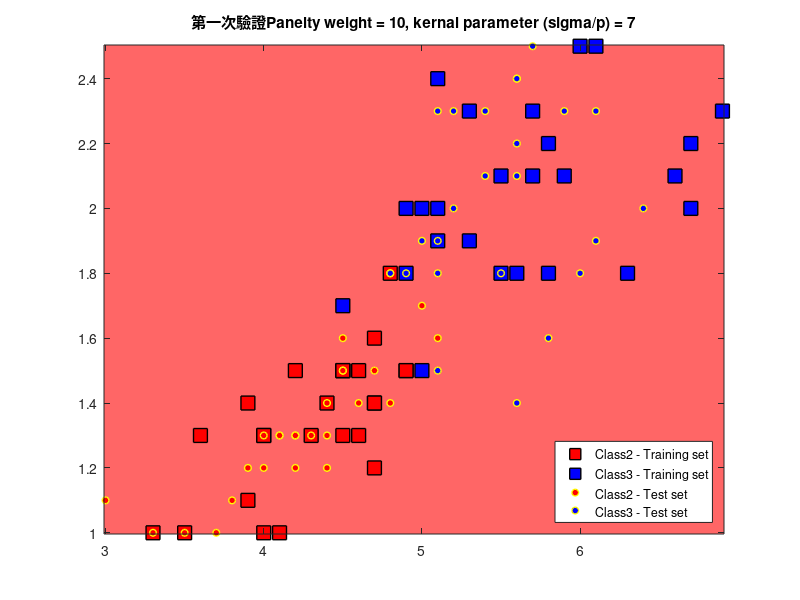
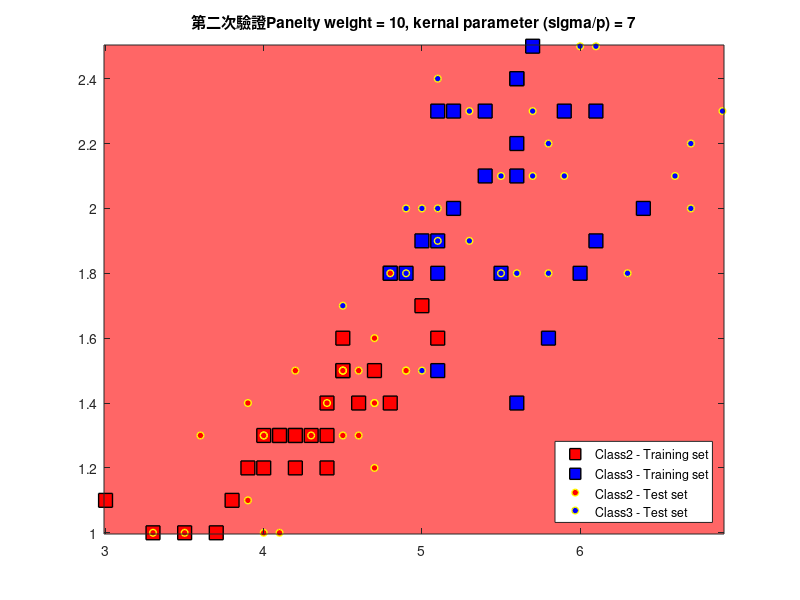

Write the MATLAB code that produced these figures, in order.
clear
clc
%% 資料整理
load('iris.txt')
featureSel = [3 4];
cP = iris(iris(:,5)==2,[3,4]);
cN = iris(iris(:,5)==3,[3,4]);
trnP = cP( 1:25,:);
trnN = cN( 1:25,:);
tstP = cP(26:50,:);
tstN = cN(26:50,:);
trnSet = [trnP;trnN];
tstSet = [tstP;tstN];
trnY   = [ones(1,25),ones(1,25)*-1]';
tstY   = trnY;
%% 參數設定
ker = 'Liner RBF Polynomial';
C = 10;%調整C = 10, 100
S = 5;%調整S = 5, 1, 0.5, 0.1, 0.05
p = 7;%調整P = 2, 4, 6 
%% Quadratic Programming
L = length(trnY);
for a = 1:L
    u = trnSet(a,:);
    for b = 1:a
        v = trnSet(b,:);
        kerVal = (1+u*v')^p;%  [liear = u*v']   [RBF = exp(-(u-v)*(u-v)'/(2*S^2))]   [Polynomial = (1+u*v')^p
        H(a,b) = trnY(a)*trnY(b)*kerVal;
        H(b,a) = H(a,b);
    end
end
f   =  -ones(L,1) ;
Aeq =    trnY'    ;
beq =      0      ;
lb  =  zeros(L,1) ;
ub  = C*ones(L,1) ;
alpha1 = quadprog(H,f,[],[],Aeq,beq,lb,ub);
alpha1(alpha1<   sqrt(eps) ) = 0;
alpha1(alpha1>(C-sqrt(eps))) = C;
%% Support Vector Machine
%=========================================================================%
%   接續二次規劃所求得之alpha計算bias，即可得到SVM之模型
%=========================================================================%
SV1 = find((alpha1 > 0) & (alpha1 < C));

bias1 = 0;
for a = 1:length(SV1)
    sumtemp = 0;
    u = trnSet(SV1(a),:);
    for b = 1:length(alpha1)
        v = trnSet(b,:);
        kerVal = (1+u*v')^p;%  [liear = u*v']   [RBF = exp(-(u-v)*(u-v)'/(2*S^2))]   [Polynomial = (1+u*v')^p
        sumtemp = sumtemp + alpha1(b)*trnY(b)*kerVal;
    end
    biasList1(a,1) = 1/trnY(SV1(a))-sumtemp;
    
end

if isempty(SV1)==0
    bias1 = mean(biasList1);
end

for a =1:size(tstSet,1)
    sumtemp = 0;
    u = tstSet(a,:);
    for b = 1:length(alpha1)
        v = trnSet(b,:);
        kerVal = (1+u*v')^p; %  [liear = u*v']   [RBF = exp(-(u-v)*(u-v)'/(2*S^2))]   [Polynomial = (1+u*v')^p
        sumtemp = sumtemp + alpha1(b)*trnY(b)*kerVal;
    end
    D1(a,1) = sign(sumtemp + bias1);
    
end

CR1 = length(find(D1(1:50,:) == tstY(1:50,:)))/50;



%% Scatter plot and Hyperplane
[xx,yy] = meshgrid(linspace(min([cP(:,1);cN(:,1)]),max([cP(:,1);cN(:,1)]),201),...
    linspace(min([cP(:,2);cN(:,2)]),max([cP(:,2);cN(:,2)]),201));
xy = [xx(:),yy(:)];
for a =1:size(xy,1)
    sumtemp = 0;
    u = xy(a,:);
    for b = 1:length(alpha1)
        v = trnSet(b,:);
        kerVal = (1+u*v')^p;%  [liear = u*v']   [RBF = exp(-(u-v)*(u-v)'/(2*S^2))]   [Polynomial = (1+u*v')^p
        sumtemp = sumtemp + alpha1(b)*trnY(b)*kerVal;
    end
    D(a,1) = sign(sumtemp + bias1);
end
        
%=========================================================================%
% 讀取demo用的SVM結果，此結果為上述xy帶入SVM模型後判別的decision results
% 該結果採用rbf-based SVM，C = 10，sigma = 0.1
%load('demoDecisionResult_rbf_C10_S1E-1')
%=========================================================================%
colorClass = D*-0.5+1.5;
Hyperplane = reshape(colorClass,size(xx));
figure(1)
clf
image(xx(1,:),yy(:,1),Hyperplane)
colormap([1,.4,.4;.4,.4,1]);
set(gca,'YDir','normal');
title(['第一次驗證Panelty weight = ',num2str(C),', kernal parameter (sigma/p) = ',num2str(p)])
hold on
plot(trnP(:,1),trnP(:,2),'ks','markerface','r','LineWidth',1,'MarkerSize',10)
plot(trnN(:,1),trnN(:,2),'ks','markerface','b','LineWidth',1,'MarkerSize',10)
plot(tstP(:,1),tstP(:,2),'yo','markerface','r','LineWidth',1,'MarkerSize',5)
plot(tstN(:,1),tstN(:,2),'yo','markerface','b','LineWidth',1,'MarkerSize',5)
legend('Class2 - Training set','Class3 - Training set',...
    'Class2 - Test set','Class3 - Test set','Location','southeast')


%%=============================交叉驗證==================================%%
%% 資料整理
load('iris.txt')
featureSel = [3 4];
cP = iris(iris(:,5)==2,[3,4]);
cN = iris(iris(:,5)==3,[3,4]);
trnP = cP(26:50,:);
trnN = cN(26:50,:);
tstP = cP( 1:25,:);
tstN = cN( 1:25,:);
trnSet = [trnP;trnN];
tstSet = [tstP;tstN];
trnY   = [ones(1,25),ones(1,25)*-1]';
tstY   = trnY;

%% Quadratic Programming
L = length(trnY);
for a = 1:L
    u = trnSet(a,:);
    for b = 1:a
        v = trnSet(b,:);
        kerVal = (1+u*v')^p;%  [liear = u*v']   [RBF = exp(-(u-v)*(u-v)'/(2*S^2))]   [Polynomial = (1+u*v')^p
        H(a,b) = trnY(a)*trnY(b)*kerVal;
        H(b,a) = H(a,b);
    end
end
f   =  -ones(L,1) ;
Aeq =    trnY'    ;
beq =      0      ;
lb  =  zeros(L,1) ;
ub  = C*ones(L,1) ;
alpha2 = quadprog(H,f,[],[],Aeq,beq,lb,ub);
alpha2(alpha2<   sqrt(eps) ) = 0;
alpha2(alpha2>(C-sqrt(eps))) = C;

%% Support Vector Machine
SV2 = find((alpha2 > 0) & (alpha2 < C));

bias2 = 0;
for a = 1:length(SV2)
    sumtemp = 0;
    u = trnSet(SV2(a),:);
    for b = 1:length(alpha2)
        v = trnSet(b,:);
        kerVal = (1+u*v')^p;%  [liear = u*v']   [RBF = exp(-(u-v)*(u-v)'/(2*S^2))]   [Polynomial = (1+u*v')^p
        sumtemp = sumtemp + alpha2(b)*trnY(b)*kerVal;
    end
    biasList2(a,1) = 1/trnY(SV2(a))-sumtemp;
    
end

if isempty(SV2)==0
    bias2 = mean(biasList2);
end

for a =1:size(tstSet,1)
    sumtemp = 0;
    u = tstSet(a,:);
    for b = 1:length(alpha2)
        v = trnSet(b,:);
        kerVal = (1+u*v')^p;%  [liear = u*v']   [RBF = exp(-(u-v)*(u-v)'/(2*S^2))]   [Polynomial = (1+u*v')^p
        sumtemp = sumtemp + alpha2(b)*trnY(b)*kerVal;
    end
    D2(a,1) = sign(sumtemp + bias2);
    
end

CR2 = length(find(D2(1:50,:) == tstY(1:50,:)))/50;

%% Scatter plot and Hyperplane
[xx,yy] = meshgrid(linspace(min([cP(:,1);cN(:,1)]),max([cP(:,1);cN(:,1)]),201),...
    linspace(min([cP(:,2);cN(:,2)]),max([cP(:,2);cN(:,2)]),201));
xy = [xx(:),yy(:)];
for a =1:size(xy,1)
    sumtemp = 0;
    u = xy(a,:);
    for b = 1:length(alpha2)
        v = trnSet(b,:);
        kerVal = (1+u*v')^p;%  [liear = u*v']   [RBF = exp(-(u-v)*(u-v)'/(2*S^2))]   [Polynomial = (1+u*v')^p
        sumtemp = sumtemp + alpha2(b)*trnY(b)*kerVal;
    end
    D(a,1) = sign(sumtemp + bias2);
end
        

colorClass = D*-0.5+1.5;
Hyperplane = reshape(colorClass,size(xx));
figure(2)
clf
image(xx(1,:),yy(:,1),Hyperplane)
colormap([1,.4,.4;.4,.4,1]);
set(gca,'YDir','normal');
title(['第二次驗證Panelty weight = ',num2str(C),', kernal parameter (sigma/p) = ',num2str(p)])
hold on
plot(trnP(:,1),trnP(:,2),'ks','markerface','r','LineWidth',1,'MarkerSize',10)
plot(trnN(:,1),trnN(:,2),'ks','markerface','b','LineWidth',1,'MarkerSize',10)
plot(tstP(:,1),tstP(:,2),'yo','markerface','r','LineWidth',1,'MarkerSize',5)
plot(tstN(:,1),tstN(:,2),'yo','markerface','b','LineWidth',1,'MarkerSize',5)
legend('Class2 - Training set','Class3 - Training set',...
    'Class2 - Test set','Class3 - Test set','Location','southeast')



fprintf('第一次分類率CR1 = %2.4f%%\n', CR1*100);
fprintf('第二次分類率CR2 = %2.4f%%\n', CR2*100);

CR = (CR1+CR2)/2;
fprintf('平均分類率CR = %2.4f%%\n', CR*100);






